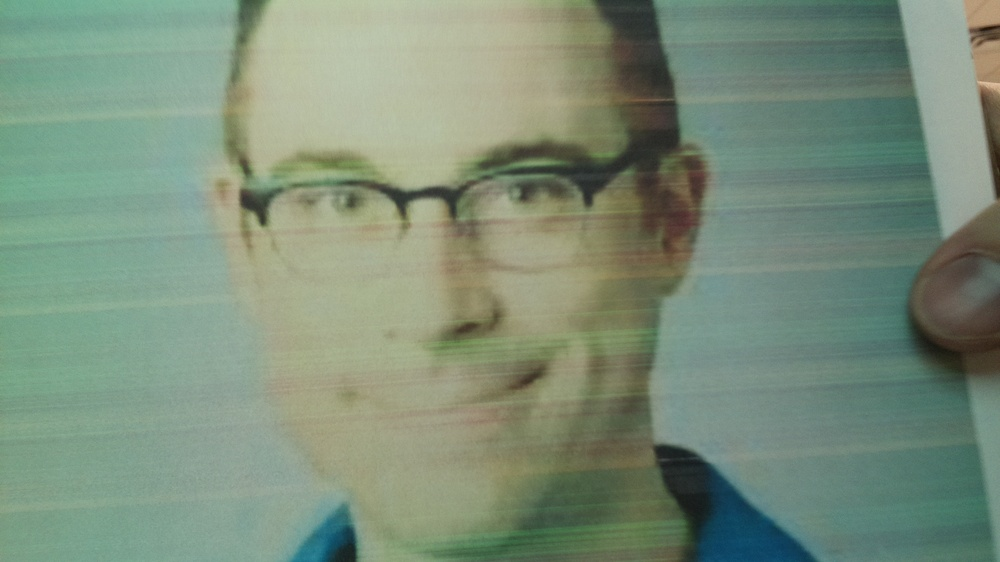
#> input picture head tracking/m1.jpg, 1000 x 562 px, shrunk from 1920 x 1080 before the run
$ python testpicforeyes.py
#> lines starting #> are read from the running program, lines starting #| are printed output that depends on the picture; after the words box and inside, x2 and y2 are one past the last pixel; in counts of white or black regions, pixels touching at a corner belong together
import numpy as np
import cv2

face_cascade = cv2.CascadeClassifier('/usr/local/share/OpenCV/haarcascades/haarcascade_frontalface_default.xml')
eye_cascade = cv2.CascadeClassifier('/usr/local/share/OpenCV/haarcascades/haarcascade_eye.xml')


img = cv2.imread('m1.jpg')
#> img is the input picture: shape (562, 1000, 3); mean B, G, R 122, 142.4, 123.5

gray = cv2.cvtColor(img, cv2.COLOR_BGR2GRAY)
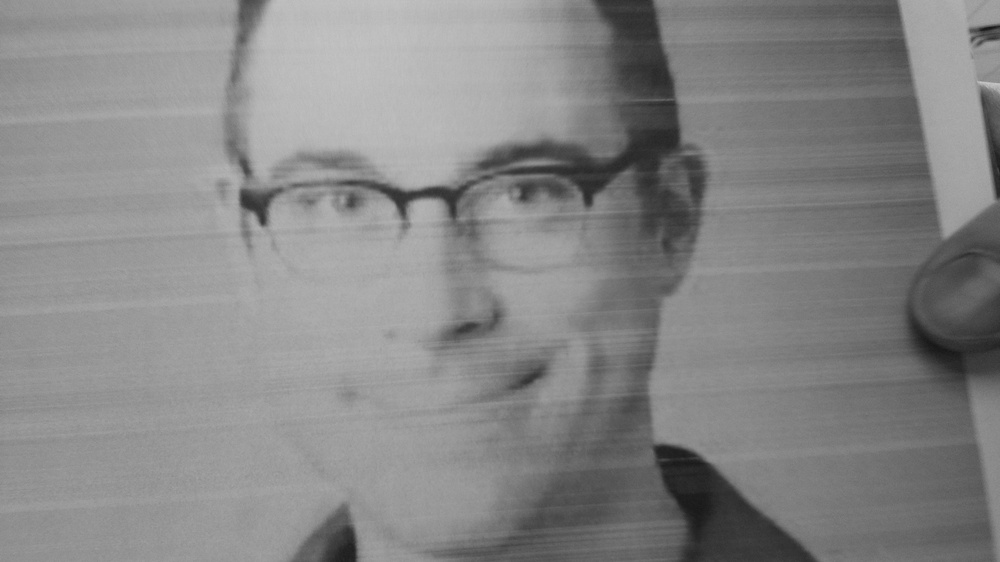
#> gray: shape (562, 1000); min 21, max 200, mean 134.4

faces = face_cascade.detectMultiScale(gray, 1.3, 5)
#> faces = [[251, 30, 430, 430]]
#faces = face_cascade.detectMultiScale(gray)

for (x,y,w,h) in faces:
    cv2.rectangle(img,(x,y),(x+w,y+h),(255,0,0),2)
    roi_gray = gray[y:y+h, x:x+w]
    roi_color = img[y:y+h, x:x+w]
    eyes = eye_cascade.detectMultiScale(roi_gray)
    for (ex,ey,ew,eh) in eyes:
        print(eyes.size/4, " eyes detected")
        cv2.rectangle(roi_color,(ex,ey),(ex+ew,ey+eh),(0,255,0),2)
#> this loop made 1 pass
#| 5.0  eyes detected
#| 5.0  eyes detected
#| 5.0  eyes detected
#| 5.0  eyes detected
#| 5.0  eyes detected
#> pass 1, `roi_gray = gray[y:y+h, x:x+w]`:
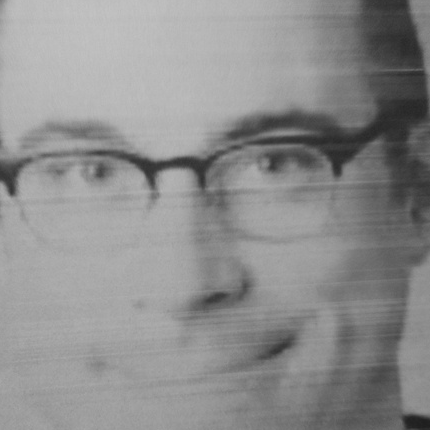
#> roi_gray: shape (430, 430); min 30, max 195, mean 142
#> pass 1, `roi_color = img[y:y+h, x:x+w]`:
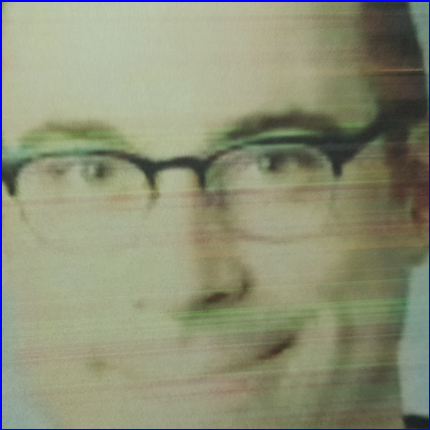
#> roi_color: shape (430, 430, 3); mean B, G, R 119.6, 144.2, 140.9
#> after the loop:
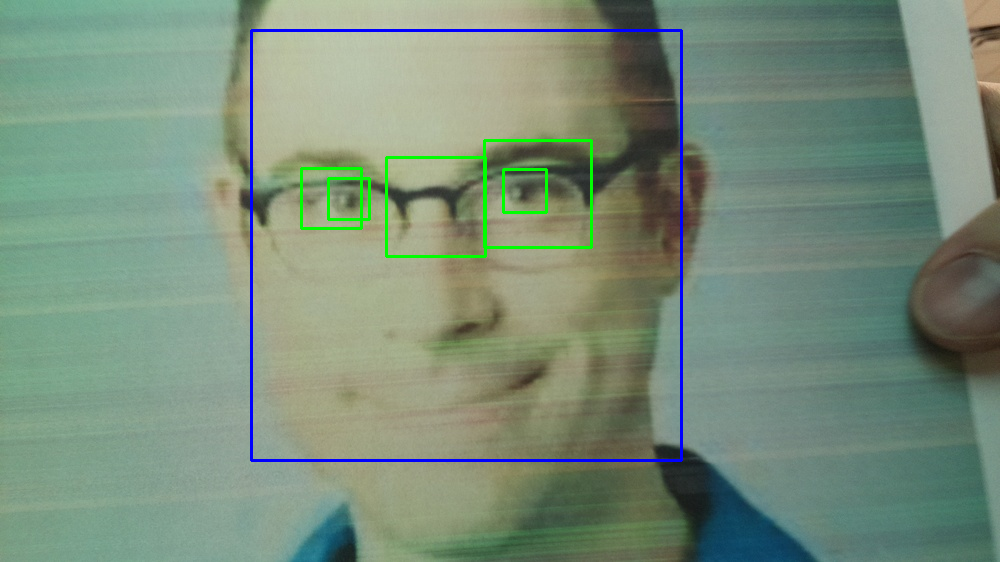
#> img: shape (562, 1000, 3); 1.62% of pixels changed, all inside (x1, y1, x2, y2) = (250, 29, 683, 462)
#> after the loop:
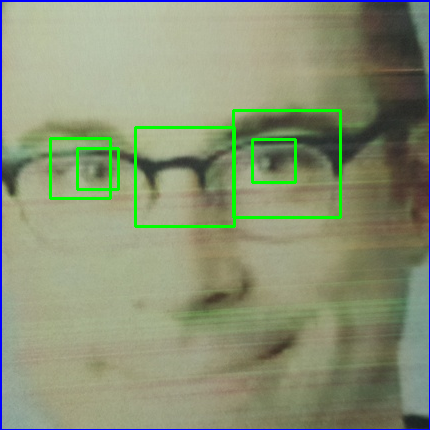
#> roi_color: shape (430, 430, 3); 2.15% of pixels changed, all inside (x1, y1, x2, y2) = (49, 109, 342, 228)

cv2.imshow('img',img)

k = cv2.waitKey(0)
#> (key Esc is pressed here)
if k == 27:         # wait for ESC key to exit
    cv2.destroyAllWindows()
elif k == ord('s'): # wait for 's' key to save and exit
    cv2.imwrite('m1eyes.png',img)
    cv2.destroyAllWindows()

$ run again, with head tracking/m2.jpg copied over head tracking/m1.jpg
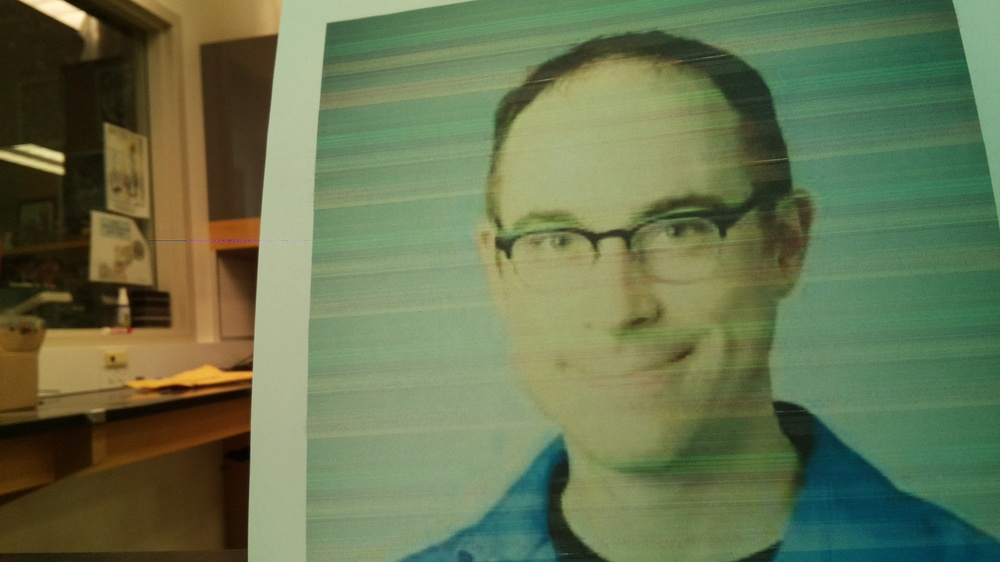
#> input picture head tracking/m2.jpg, 1000 x 562 px, shrunk from 1920 x 1080 before the run
#> img is the input picture: shape (562, 1000, 3); mean B, G, R 80, 116.5, 103.3
#> `gray = cv2.cvtColor(img, cv2.COLOR_BGR2GRAY)`:
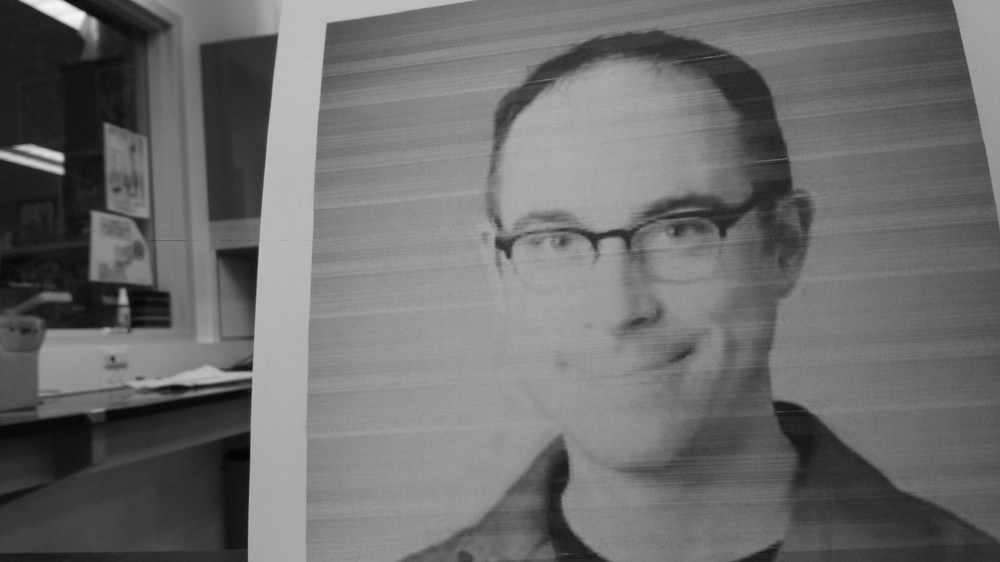
#> gray: shape (562, 1000); min 3, max 247, mean 108.4
#> faces = [[455, 105, 332, 332]]
#> the loop `for (x,y,w,h) in faces:` made 1 pass
#> (x, y, w, h, eyes) on pass 1: (455, 105, 332, 332, [[207, 111, 28, 28], [93, 124, 25, 25], [70, 103, 67, 67]])
#> (printed output is left out)
#> after the loop `for (x,y,w,h) in faces:`:
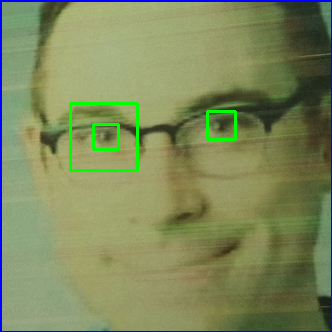
#> roi_color: shape (332, 332, 3); mean B, G, R 92.4, 137.2, 126.2
